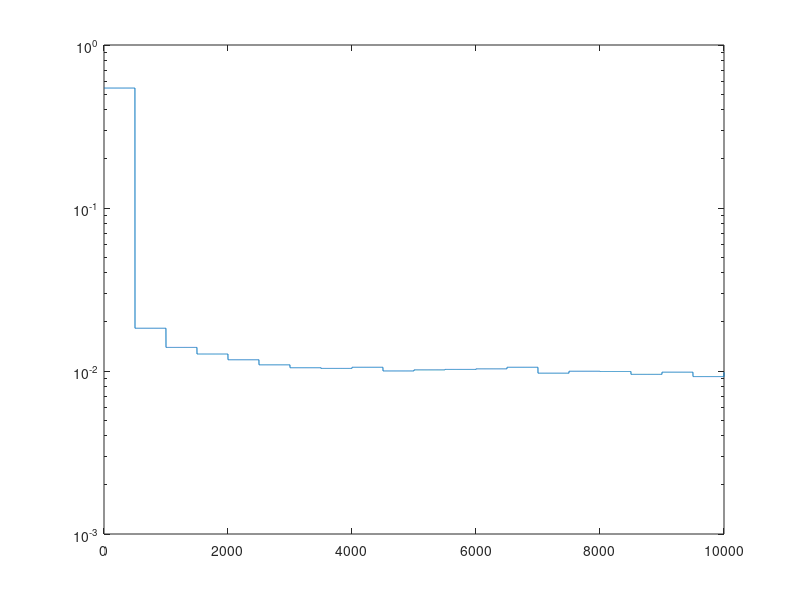

Source code (MATLAB):
%Simulation of synchronous Federated Learning
tic
total = 1; %number of repetitions of simulation
iter = 10000;
amse = zeros(iter,1);
for epoch = 1:total
dn =zeros(1,3000); %nonlinear time series
dn(1) = .1;
dn(2) = .1;
for ii = 3:3000
dn(ii) = (0.8-0.5*exp(-dn(ii-1)^2))*dn(ii-1) - (0.3+0.9*exp(-dn(ii-1)^2))*dn(ii-2) + .1*sin(dn(ii-1)*pi)+0.1*randn(1,1); %random Gaussian noise with std = 0.1
end
X = [dn(1:2998);dn(2:2999)]; %input data
D = transpose(dn(3:3000)); %output data

%Here we perform synchronous updating
el= 10; %number of edge processors
dcount = zeros(1,el);
agg = 500; %number iterations when cloud contacts edge processors
mu = .8;
samples = 100; %number of random fourier features
sigma = sqrt(1/(3.73*2)); %Gaussian widths
w = 1/sigma * randn(2,samples); %random fourier weight vector
theta = rand(1,samples); %random phase vector
Z = sqrt(2/samples)*cos(transpose(X)*w + pi*ones(2998,1)*theta); %inputs in RFF space

hc = zeros(1,samples); % learning parameter for cloud
hfl = zeros (el,samples); % learning parameter for edge
mse= zeros(iter,1);
msed = zeros(iter,el);
mse(1:agg-1)= var(D);

for jj= 1:iter
v = ceil(rand(1,1)*2998); %randomly pick data
edge = ceil(rand(1,1)*el); %randomly pick  edge processor  where data goes to
dcount(edge)=dcount(edge)+1; %update number of updates for edge processor
x = X(:,v);
error = D(v) -  Z(v,:)*transpose(hfl(edge,:)); %compute error
hfl(edge,:) = hfl(edge,:) + mu *Z(v,:)*error; % update edge learner using LMS

if mod(jj,agg) ==0 %test to see if central processor should communicate with all edge processors

hc = mean(hfl); %central processor is mean of all edge processors

mse(jj) = norm(D(2499:2998) - Z(2499:2998,:)*transpose(hc))^2/500; %MSE on last 500 data points
hfl = ones(el,1)*hc; %reset all edge processor weights
elseif jj>1, mse(jj) = mse(jj-1);
end
end
amse = amse + mse(1:iter,1)/total;
end
toc
semilogy(mse)






